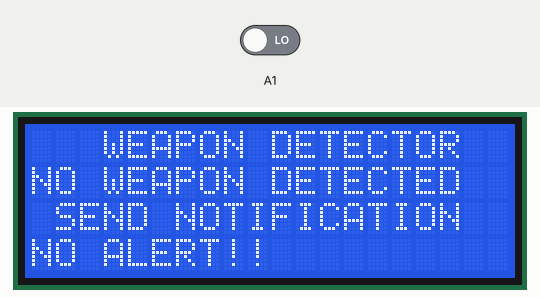
Simulated run of this sketch. Board: Arduino Uno, built with avr-gcc and run on an emulated ATmega328P. On the bench: 20×4 character LCD. Inputs (shaded band) come from the test bench; at power-on: A1 LOW. The modem accepts every AT command (registered, SIM ready, sends succeed) and sends nothing else; what the sketch prints to the serial monitor is not drawn.

Above: at 3.2 s.
3.3 s: A1 driven HIGH
At 7.4 s:
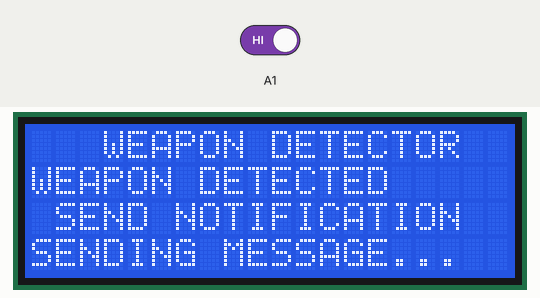
7.5 s: A1 driven LOW
At 9.6 s:
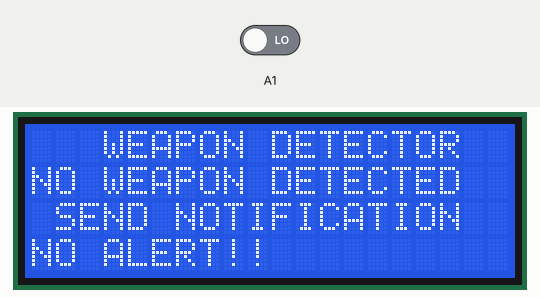
Timing chart, 0 to 11.1 s (numbered marks = the images above; inputs shaded):
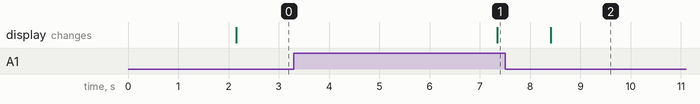

Measured:
- after the input at 3.3 s, the display: changes after 4.0 s (image 1)
- after the input at 7.5 s, the display: changes after 0.91 s (image 2)

The sketch:

MetalDetector.ino
```cpp
#include <Wire.h>
#include <SoftwareSerial.h>
#include <LiquidCrystal_I2C.h>

int Sms = 0;
int Detector = 7;

SoftwareSerial mySerial(8, 9);
LiquidCrystal_I2C lcd(0x3F, 20, 4);
void setup() {
  Serial.begin(9600);
  mySerial.begin(9600);

  pinMode(Detector, INPUT);

  lcd.init();
  lcd.backlight();

  lcd.clear();
  lcd.setCursor(7, 1);
  lcd.print("SYSTEM");
  lcd.setCursor(3, 2);
  lcd.print("INITIALIZATION");
  delay(2000);

}

void loop() {
  int Results = digitalRead(A1);
  Serial.println(Results);
  if(Results == 1 && Sms == 0){
    SendMessage();
    Sms = 1;
  }else if (Results == 0){
    Sms = 0;
  }
  lcd.clear();
  lcd.setCursor(3, 0);
  lcd.print("WEAPON DETECTOR");
  lcd.setCursor(0, 1);
  if(Results == 0){
    lcd.print("NO WEAPON DETECTED");
  }else if(Results == 1){
    lcd.print("WEAPON DETECTED");
  }
  lcd.setCursor(1, 2);
  lcd.print("SEND NOTIFICATION ");
  lcd.setCursor(0,3);
  if(Sms == 0){
    lcd.print("NO ALERT!!");
  }else{
    lcd.print("SENDING MESSAGE...");
  }
  delay(1000);

}
void SendMessage() {
  mySerial.println("AT");  //Once the handshake test is successful, it will back to OK
  updateSerial();

  mySerial.println("AT+CMGF=1");  // Configuring TEXT mode
  updateSerial();
  mySerial.println("AT+CMGS=\"+254720972765\"");  //change ZZ with country code and xxxxxxxxxxx with phone number to sms
  updateSerial();
  mySerial.print("ALERT!! WEAPON DETECTED");  //text content
  updateSerial();
  mySerial.write(26);
  delay(1000);
}
void updateSerial() {
  delay(500);
  while (Serial.available()) {
    mySerial.write(Serial.read());  //Forward what Serial received to Software Serial Port
  }
  while (mySerial.available()) {
    Serial.write(mySerial.read());  //Forward what Software Serial received to Serial Port
  }
}
```
